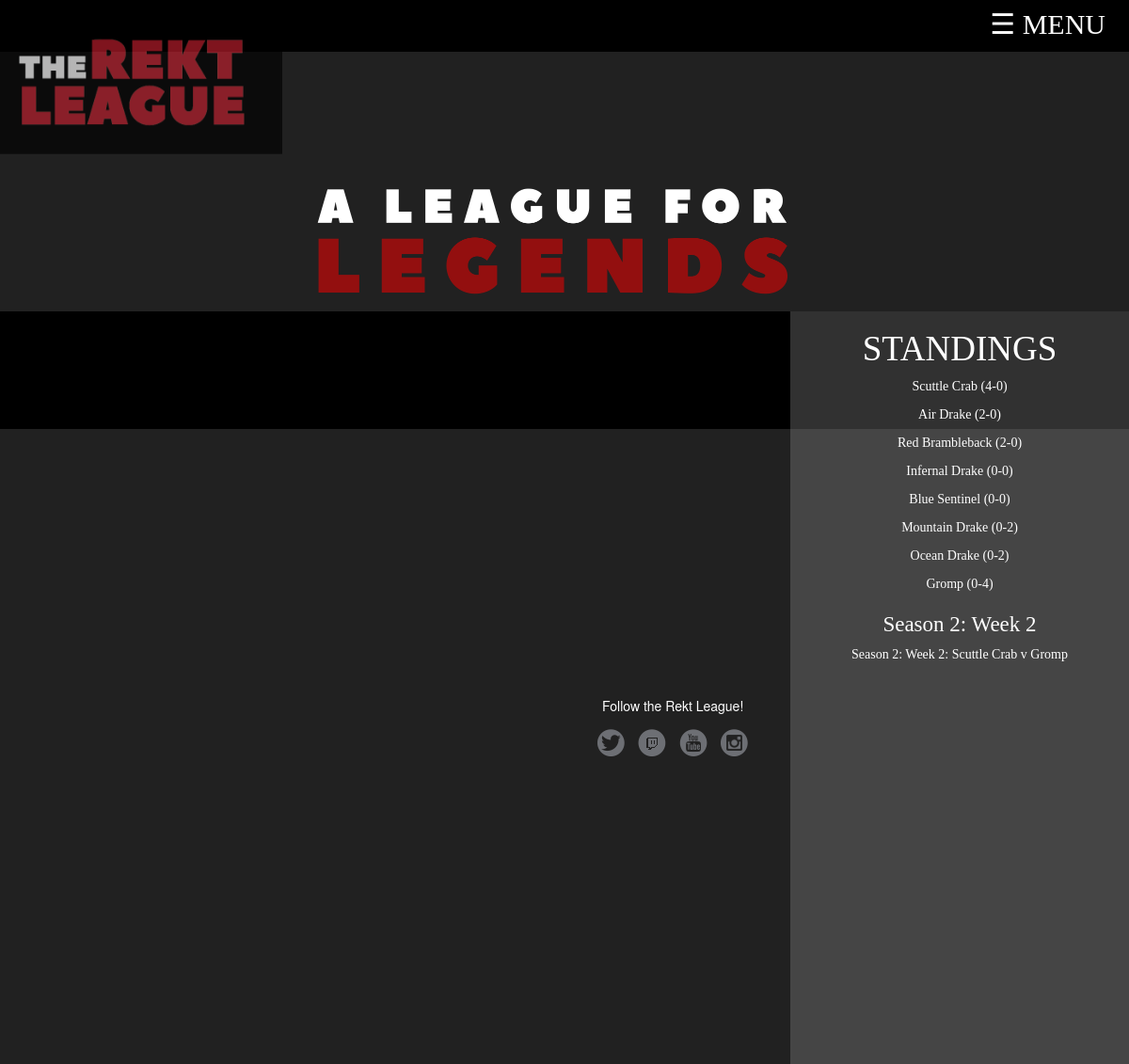
The page /stats/news/ on the database as committed earlier.
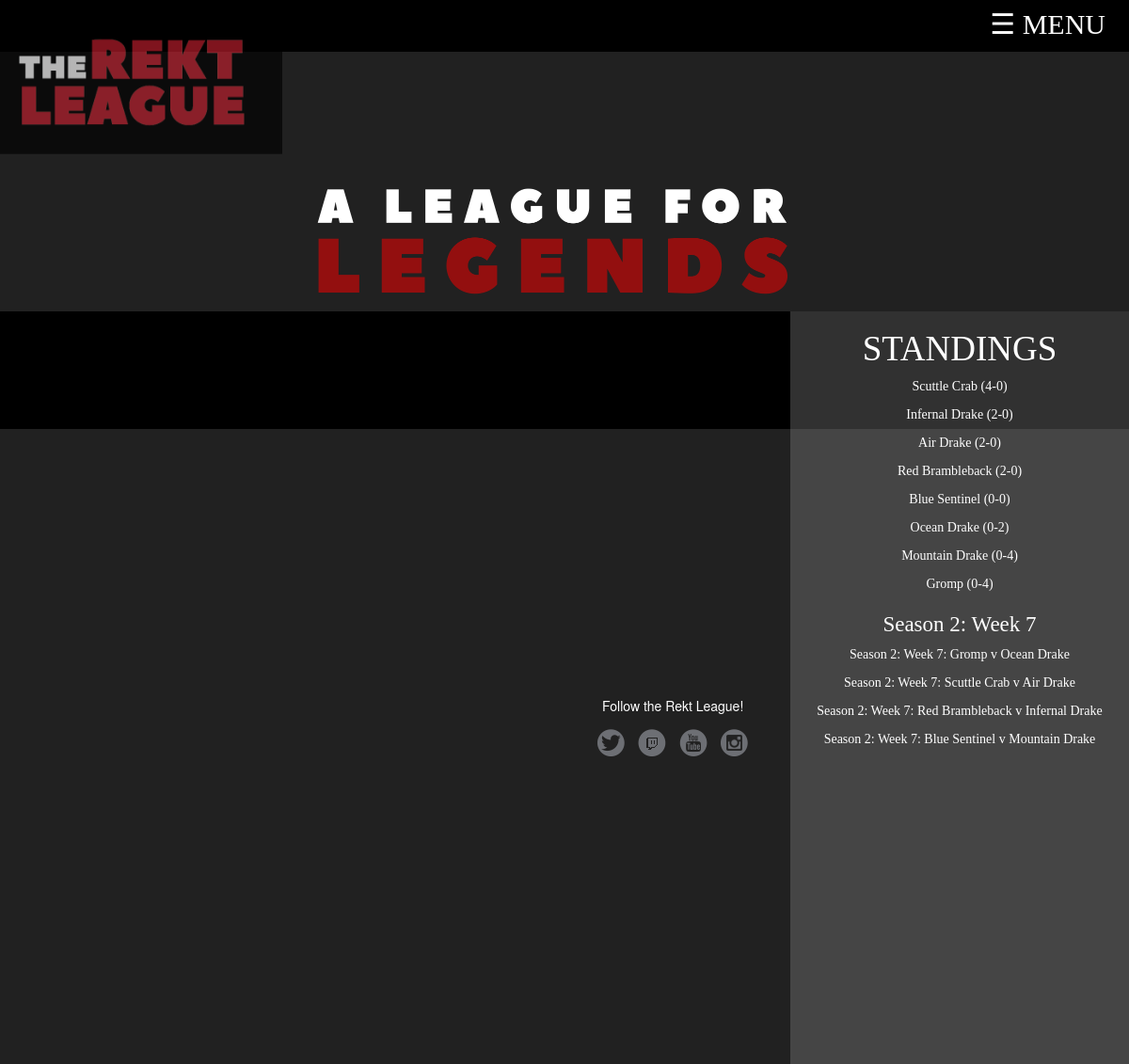
The same page on the database as committed later.
### stats/models.py (models this page shows, shortened)
class Team(models.Model):
    name = models.CharField(max_length=40)
    players = models.ManyToManyField(Player, through='TeamPlayer')
    matches = models.ManyToManyField(Match, through='TeamMatch')
    season = models.ForeignKey(Season)
    icon = models.ImageField(upload_to='stats')
    splash = models.ImageField(upload_to='stats/team_splashes', default='')
    def get_record(self):
	wins = TeamMatch.objects.filter(team=self, win=True).count()
	losses = TeamMatch.objects.filter(team=self, win=False).exclude(match__duration=0).count()
	return str(wins) + "-" + str(losses)
    def get_sort_record(self):
	wins = TeamMatch.objects.filter(team=self, win=True).count()
	losses = TeamMatch.objects.filter(team=self, win=False).exclude(match__duration=0).count()
	return -1 * ((wins * 100) - losses)
    def __str__(self):
        return self.name

class Week(models.Model):
    season = models.ForeignKey(Season)
    number = models.IntegerField(default=1)
    def __str__(self):
        return str(self.season) + ": Week " + str(self.number)

class Season(models.Model):
    tournament_id = models.IntegerField(default=0)
    team_size = models.IntegerField(default=5)
    pick_type = models.CharField(max_length=30)
    map_type = models.CharField(max_length=30)
    spectator_type = models.CharField(max_length=30)
    def __str__(self):
        return "Season " + str(self.pk)

class Series(models.Model):
    twitch_vod_num = models.IntegerField(default=0)
    youtube_link = models.CharField(max_length=100, default='')
    week = models.ForeignKey(Week)
    splash = models.ImageField(upload_to='stats/champion/matchup_splashes', default='')
    def get_team_1(self):
	teamSeries = SeriesTeam.objects.filter(series=self)
	return teamSeries[0].team
    def get_team_2(self):
	teamSeries = SeriesTeam.objects.filter(series=self)
	return teamSeries[1].team
    def __str__(self):
	return str(self.week) + ": " + str(self.get_team_1()) + " v " + str(self.get_team_2())

class SeriesTeam(models.Model):
    team = models.ForeignKey(Team)
    series = models.ForeignKey(Series)
    class Meta:
        unique_together = (("team", "series"))

### stats/views.py (the view)
def news(request):
    season = Season.objects.latest('id')
    week = Week.objects.filter(season=season).latest('id')
    teams = Team.objects.filter(season=season)
    sorted_teams = sorted(teams, key= lambda t: t.get_sort_record())
    series_list = Series.objects.filter(week=week)
    context = {
        'latest_season': season,
        'week': week,
        'teams': sorted_teams,
	'series_list': series_list
    }
    return render(request, 'stats/news.html', context)

### stats/templates/stats/news.html (shortened to what this page needs)
{% extends "stats/base.html" %}
{% block content %}
<img style="width:100%; margin-top:190px" src="/static/stats/aleagueforlegends.png">
<div class="vod">
  <iframe class="videoplayer" src="https://player.twitch.tv/?autoplay=false&video=v204293187" frameborder="0" allowfullscreen="true" scrolling="no" height="40%" width="80%"></iframe>
</div>
<p>
<div class="sidebarbg">
	<h2 class="heading">STANDINGS</h2>
	{% for team in teams %}
	<p class="series"><a href="/stats/season/{{ latest_season.id }}/team/{{ team.id }}/">{{ team.name }}</a> ({{ team.get_record }})</p>
	{% endfor %}
	<h3 class="subheading">{{ week }}</h3>
	{% for series in series_list %}
	<p class="series"><a href="/stats/season/{{ series.week.season.id }}/series/{{ series.id }}/">{{ series }}</a></p>
	{% endfor %}
</div>
{% endblock %}

### stats/templates/stats/base.html (shortened to what this page needs)
{% load static %}
<head>
<link rel="stylesheet" href="https://maxcdn.bootstrapcdn.com/bootstrap/3.3.7/css/bootstrap.min.css">
<link rel="stylesheet" type="text/css" href="slick/slick.css"/>
  <link rel="stylesheet" type="text/css" href="slick/slick-theme.css"/>
</head>
<body>
<div class="navbar1">
<span style="float:right; font-size:30px;cursor:pointer;margin-right: 20px;color:#fff;padding: 5px;font-family: verdana;" onclick="openNav()">&#9776; MENU</span>
</div>
<a href="/stats/news"><img src="/static/stats/logoogsize.png" style="width:300px;position: fixed;" id='Logo'></a>
    <div id="content">
        {% block content %}{% endblock %}
    </div>
    <div class="bottombar">
	<div style="text-align:center; float: right; padding-right:40px; padding-top:15px;">
	<p>Follow the Rekt League!</p>
	<a class="mediaicon" href="https://twitter.com/therektleague"><img style="padding:5px;" src="/media/stats/media_icons/twitter.png"></a>
	<a class="mediaicon" href="https://twitch.tv/therektleague"><img style="padding:5px;" src="/media/stats/media_icons/twitch.png"></a>
	<a class="mediaicon" href="https://youtube.com/user/therektleague"><img style="padding:5px;" src="/media/stats/media_icons/youtube.png"></a>
	<a class="mediaicon" href="https://instagram.com/therektleague"><img style="padding:5px;" src="/media/stats/media_icons/instagram.png"></a>
	</div>
    </div>
</body>

### stats/templates/stats/base.html (style rules this page uses)
.navbar1 { overflow: hidden; background-color: #000; position: fixed; top: 0; width: 100%; height: 55px; }
body { margin:0px; color: white; background-color: #212121; }
a:link { text-decoration: none; color: white; }
.bottombar { background-color: black; bottom: 0; width: 100%; height: 125px; }

### stats/templates/stats/news.html (style rules this page uses)
.sidebarbg { width:30%; height: 100%; background-color: #80808061; float: right; }
.heading { font-size: 37px; font-family: verdana; text-align: center; }
.subheading { text-align: center; font-family: verdana; font-size: 23px; }
.series { text-align: center; font-family: verdana; }
.vod { float:left; width:70%; }
.videoplayer { margin-left: 10%; margin-top:10%; }

Rows that differ between the two databases and show on the page:
no longer on this page (row unchanged): Week: season+number "Season 2: Week 2"
no longer on this page (row unchanged): Series: week+id "Season 2: Week 2: Scuttle Crab v Gromp"
shown differently, row unchanged: Team "Infernal Drake": get_record "0-0" → "2-0"; moves up the list
shown differently, row unchanged: Team "Ocean Drake": moves up the list
computed for Team "Mountain Drake": get_record "0-2" → "0-4"
added Week: season+number "Season 2: Week 7"
added Series: week+id "Season 2: Week 7: Gromp v Ocean Drake"
added Series: week+id "Season 2: Week 7: Scuttle Crab v Air Drake"
added Series: week+id "Season 2: Week 7: Red Brambleback v Infernal Drake"
added Series: week+id "Season 2: Week 7: Blue Sentinel v Mountain Drake"
